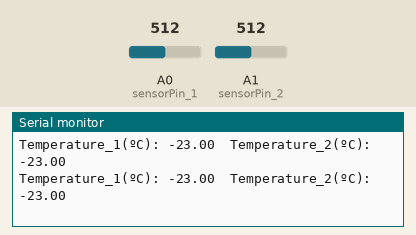
Simulated run of this sketch. Board: Arduino Uno, built with avr-gcc and run on an emulated ATmega328P. Parts: the last lines printed to the serial monitor. The test bench sets the inputs (shaded band); at power-on: A0 (sensorPin_1) = 512, A1 (sensorPin_2) = 512.

Above: at 1.8 s.
1.9 s: A0 (sensorPin_1) set to 716
At 2.8 s:
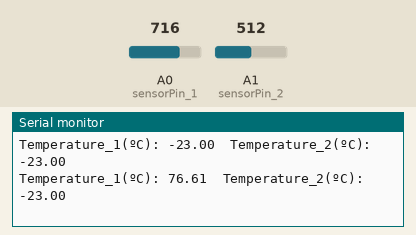
3.4 s: A1 (sensorPin_2) set to 716
At 4.7 s:
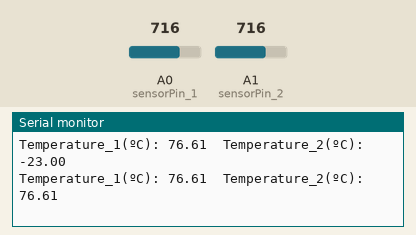
4.9 s: A0 (sensorPin_1) set to 900
At 5.7 s:
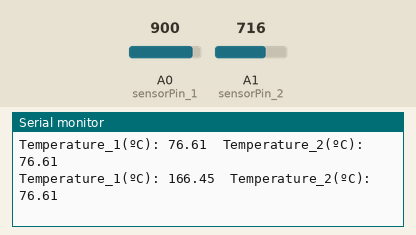
6.4 s: A1 (sensorPin_2) set to 900
At 7.3 s:
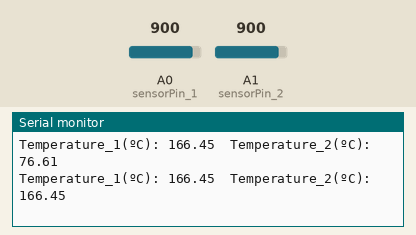
Timing chart, 0 to 8.9 s (numbered marks = the images above; inputs shaded):
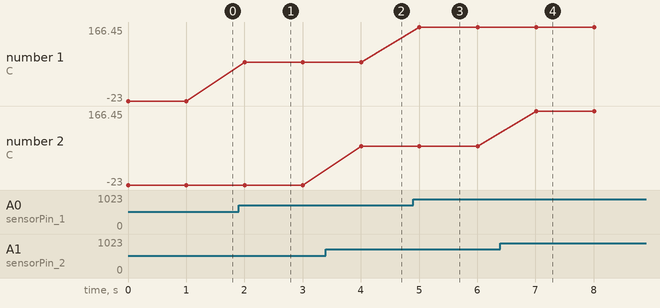

The sketch:

two_thermo_sensors.ino
```cpp
const int sensorPin_1 = A0;
const int sensorPin_2 = A1;
float sensorValue_1;
float voltageOut_1;
float sensorValue_2;
float voltageOut_2;

float temperatureC_1;
float temperatureF_1;
float temperatureC_2;
float temperatureF_2;

// uncomment if using LM335
float temperatureK_1;
float temperatureK_2;

void setup() {
  pinMode(sensorPin_1, INPUT);
  pinMode(sensorPin_2, INPUT);
  Serial.begin(9600);
}

void loop() {
  sensorValue_1 = analogRead(sensorPin_1);
  sensorValue_2 = analogRead(sensorPin_2);
  voltageOut_1 = (sensorValue_1 * 5000) / 1024;
  voltageOut_2 = (sensorValue_2 * 5000) / 1024;


  // calculate temperature for LM335
  temperatureK_1 = voltageOut_1 / 10;
  temperatureC_1 = temperatureK_1 - 273;
  temperatureF_1 = (temperatureC_1 * 1.8) + 32;
  temperatureK_2 = voltageOut_2 / 10;
  temperatureC_2 = temperatureK_2 - 273;
  temperatureF_2 = (temperatureC_2 * 1.8) + 32;

  // calculate temperature for LM34
  //temperatureF = voltageOut / 10;
  //temperatureC = (temperatureF - 32.0)*(5.0/9.0);

  Serial.print("Temperature_1(ºC): ");
  Serial.print(temperatureC_1);
  Serial.print("  Temperature_2(ºC): ");
  Serial.println(temperatureC_2);
  delay(1000);
}
```

Measured:
- after the input at 1.9 s, the serial monitor: prints a new line after 0.10 s (image 1)
- after the input at 3.4 s, the serial monitor: prints a new line after 0.61 s (image 2)
- after the input at 4.9 s, the serial monitor: prints a new line after 0.11 s (image 3)
- after the input at 6.4 s, the serial monitor: prints a new line after 0.61 s (image 4)
- plotted number 1: -23 → 76.61 after the input at 1.9 s, 76.61 → 166.45 after the input at 4.9 s
